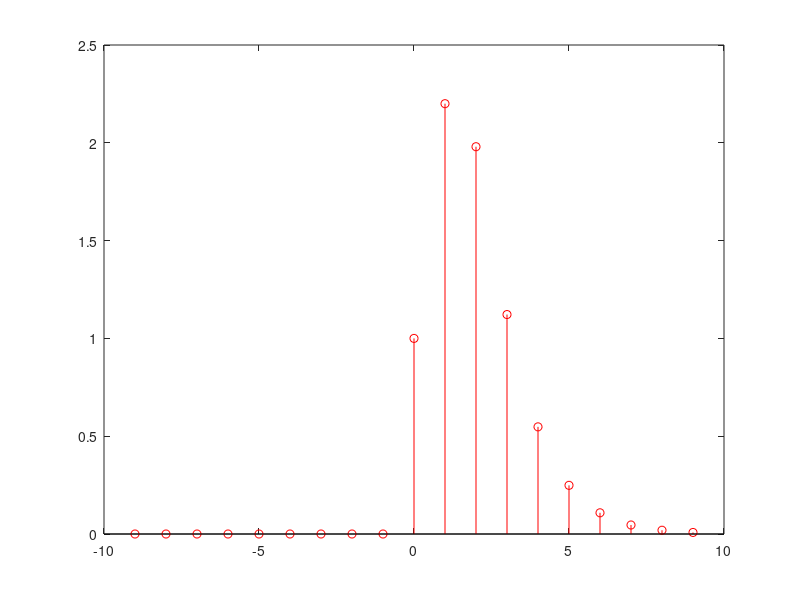

Source code (MATLAB): (Note: this script raises an error after producing the figure.)
%impulse response of IIR filter

a = [1,-0.7,0.12];
b = [1,1.5,0.56];
%coefficients of the IIR filter
x = zeros(1,19);
x(10)= 1;
hi=filter(b,a,x);
%output of filter (desired output)
ni = -9:1:9;
stem(ni,hi,'r');
hold
%Generate impulse of adaptive filter
xx = -1 + (2).*rand(1,3000);
%noise signal generator xx from -1 to 1, size 3000

d=filter(b,a,xx);
%output of filter (desired output)
%Q1iii
N = 10;
delta1 = 0.01;
[hf,y] = lms1(xx,d,delta1,N);
%outputs the adaptive filter and output
n = 0:1:9;
stem(n,hf,'b'), xlabel('Discrete Time'), ylabel('Amplitude'),...
    title ('Impulse Responses of IIR and FIR of N = 10');
    grid